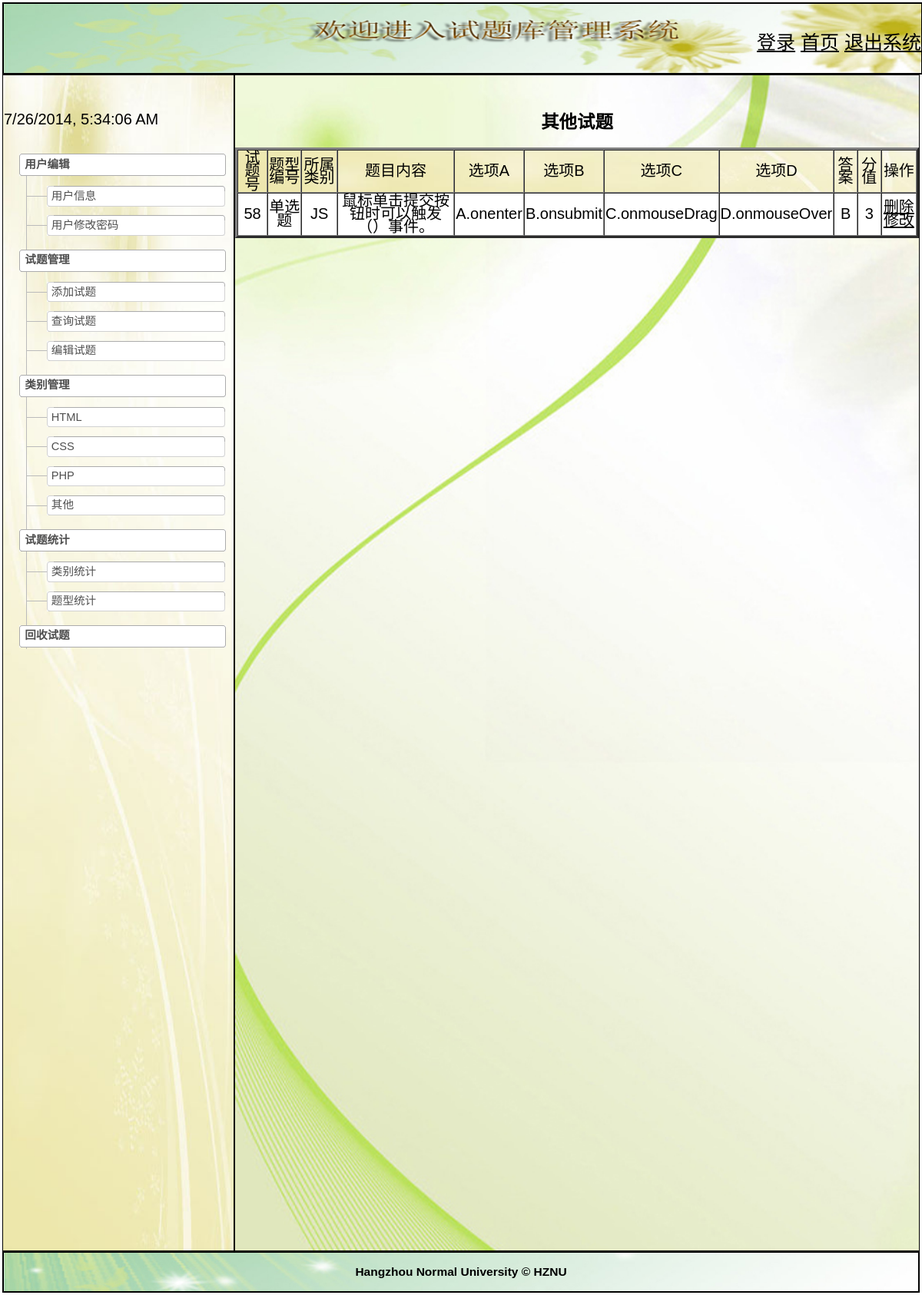
/shitiku2/else.php (signed in), run on the app's committed database.
### tables this page shows
CREATE TABLE IF NOT EXISTS `question` (
  `num` int(10) NOT NULL AUTO_INCREMENT COMMENT '试题号',
  `typenum` char(20) NOT NULL COMMENT '题型',
  `subject` varchar(20) NOT NULL COMMENT '所属类别',
  `title` varchar(500) NOT NULL COMMENT '题目内容',
  `chooseA` varchar(20) NOT NULL COMMENT '选项A',
  `chooseB` varchar(20) NOT NULL COMMENT '选项B',
  `chooseC` varchar(20) NOT NULL COMMENT '选项C',
  `chooseD` varchar(20) NOT NULL COMMENT '选项D',
  `answer` varchar(500) NOT NULL COMMENT '答案',
  `value` char(10) NOT NULL COMMENT '分值',
  `deletes` varchar(10) NOT NULL COMMENT '删除',
  PRIMARY KEY (`num`)
);

### shitiku2/else.php (the view, shortened to what this page needs)
<!DOCTYPE html PUBLIC "-//W3C//DTD XHTML 1.0 Transitional//EN" "http://www.w3.org/TR/xhtml1/DTD/xhtml1-transitional.dtd">
<html xmlns="http://www.w3.org/1999/xhtml">
<head>
<link rel="stylesheet" type="text/css" href="css/yemianstyle.css"/>
</head>
<?php
if(isset($_SESSION["userName"]))
{
?>
<body>
<?php require_once('header.php');?>
<div class="left" >
<?php
	require_once('left.inc.php');
?>
<div id="Middle" class="dialog_body">
  <form action="" method="post">
            <?php
if(!$_POST["subject"]){
echo"<h3>其他试题</h3><p>";
$sql="select * from  question where subject!='CSS' and subject!='PHP' and  subject!='HTML' and deletes='0'";
$rs=mysql_query($sql);
$num=mysql_num_rows($rs);
if($num==0){
echo "没有任何试题！<p>点<a href=add.php>这里</a>添加试题";
}
else{
       echo"<table border=\"3\" cellspacing=\"0\" cellpadding=\"1\"  bordercolordark=\"#FFFFFF\"   bordercolorlight=\"#0000FF\"  width=\"100%\">";
		echo"<tr background=\"images/top1.jpg\" height=\"30\">";
		echo"<td>试题号</td>";
		echo"<td>题型编号</td>";
		echo"<td>所属类别</td>";
		echo"<td>题目内容</td>";
		echo"<td>选项A</td>";
		echo"<td>选项B</td>";
		echo"<td>选项C</td>";
		echo"<td>选项D</td>";
		echo"<td>答案</td>";
		echo"<td>分值</td>";
		echo"<td >操作</td>";
		echo"</tr>";
		while($row=mysql_fetch_array($rs))
		{
			echo"<tr  bgcolor=\"#FFFFFF\">";
			echo"<td>".$row['num']."</td>";
			echo"<td>".$row['typenum']."</td>";
			echo"<td>".$row['subject']."</td>";
			echo"<td>".$row['title']."</td>";
			echo"<td>".$row['chooseA']."</td>";
			echo"<td>".$row['chooseB']."</td>";
			echo"<td>".$row['chooseC']."</td>";
			echo"<td>".$row['chooseD']."</td>";
			echo"<td>".$row['answer']."</td>";
			echo"<td>".$row['value']."</td>";
		echo"<td ><a href=\"javascript:if(confirm('您确定要删除吗？')){location.href='deletes.php?num=".$row['num']." ' }\">删除</a> <a href=change.php?num=".$row['num']." >修改</a></td>";
			echo"</tr>";
		}
		echo"</table>";
        }
		}
		?>
        </form>
        </div>
<?php
	require_once('footer.php');
?>
<?php
}
else
{
	echo"<script>";
	echo"alert('请先登录再访问！');";
	echo"window.location='loginin.php';";
	echo"</script>";
}
?>
</body>
</html>

### shitiku2/css/yemianstyle.css (style rules this page uses)
body { color: #03F; front-family: Verdana; }
.left { float:left; width:300px; height:1530px; background-size:cover; border:1px solid black; background-image:url(../images/left.jpg); }
a:link { text-decoration: underline; color:#000; }
#Middle { font-size:20px; margin-left:302px; padding-top:30px; text-align:center; border:1px solid black; color:#000; height:1500px; background-image:url(../images/Middle.jpg); background-size:cover; }

### shitiku2/css/sitemap.css (style rules this page uses)
body { font-size: 83%; line-height: 130%; font-family: Geneva, Arial, Helvetica, Sans-Serif; margin: 0; padding: 3px; }

### data on the page
question: num "58", typenum "单选题", subject "JS", title "鼠标单击提交按钮时可以触发（）事件。", chooseA "A.onenter", chooseB "B.onsubmit", chooseC "C.onmouseDrag", chooseD "D.onmouseOver", answer "B", value "3"
